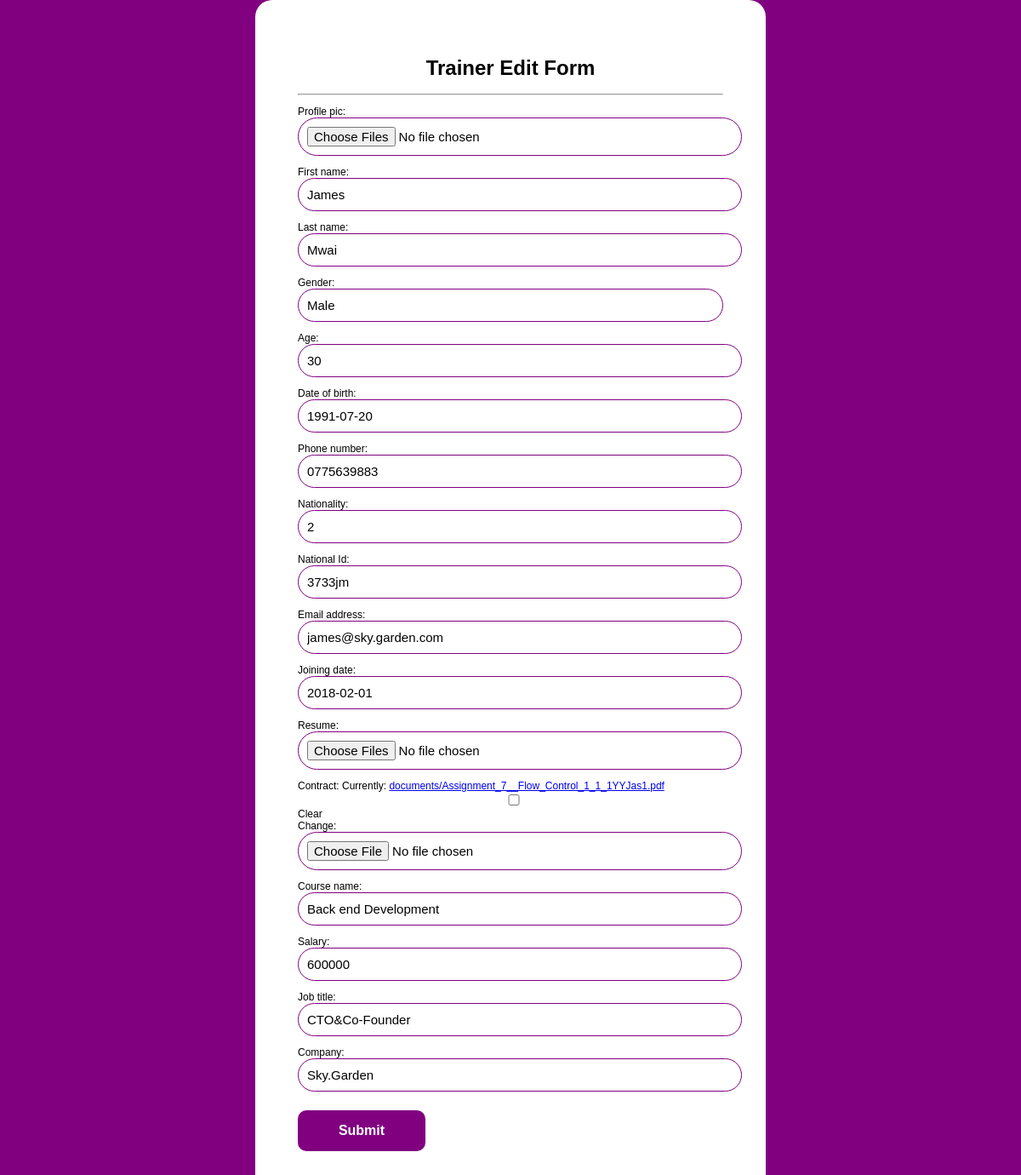
Screenshot of /trainer/edit/1/ with the database file from the repository.
### trainer/models.py (models this page shows)
class Trainer(models.Model):
    profile_pic = models.ImageField(upload_to = 'images/')
    first_name=models.CharField(max_length=12)
    last_name=models.CharField(max_length=12)
    gender_choice=(
        ('Female','Female'),
        ('Male','Male'),
        ('3','Prefer not to say')
    )
    gender=models.CharField(max_length=8,choices=gender_choice)
    age=models.PositiveSmallIntegerField(null=True, blank=True)
    date_of_birth=models.DateField(null=True)
    phone_number=models.CharField(max_length=10)
    nationality_choice=(
        ('1','Rwandan'),
        ('2','Kenyan'),
        ('3','Ugandan'),
        ('4','SouthSudanes'),
        ('5','Sudanes')
    )
    nationality=models.CharField(max_length=15,choices=nationality_choice)
    national_Id=models.CharField(max_length=20)
    email_address=models.EmailField(null=True)
    joining_date=models.DateField(null=True)
    resume=models.FileField(upload_to="documents/",null=True)
    contract=models.FileField(upload_to="documents/",null=True, blank=True)
    course_name=models.CharField(max_length=25)
    salary=models.PositiveBigIntegerField(null=True, blank=True)
    job_title=models.CharField(max_length=25)
    company=models.CharField(max_length=30)

### trainer/views.py (the view)
# urls.py: path("edit/<int:id>/", edit_trainer, name="edit_trainer"),
def edit_trainer(request, id):
    trainer = Trainer.objects.get(id=id)
    if request.method == "POST":
        form = TrainerRegistrationForm(request.POST, instance=trainer)
        if form.is_valid():
            form.save()
        return redirect('trainer_list')
    else:
        form = TrainerRegistrationForm(instance=trainer)
    return render(request, "edit_trainer.htm", {"form":form})

### trainer/templates/edit_trainer.htm (shortened to what this page needs)
<!DOCTYPE html>
<html lang="en">
<head>
</head>
<body>
    <div class="reg">
   <center> <h1>Trainer Edit Form</h1> </center>
   <hr>
    <form method="POST" enctype="multipart/form-data">
    {{form.as_p}}
        <button type="submit" value="save">Submit</button>
    </form>
</div>
</body>
</html>

### trainer/templates/edit_trainer.htm (style rules this page uses)
body { margin:0; font-family:arial,tahoma,sans-serif; font-size:12px; font-weight:normal; direction:ltr; background:purple; background-repeat: no-repeat; }
.reg { padding:50px; width:500px; height:auto; overflow:hidden; background:white; border-radius:20px; margin: auto; }
button { background-color: purple; width: 30%; color: white; font-size: 16px; font-weight: bolder; padding: 15px; margin: 10px 0px; border: none; cursor: pointer; border-radius: 10px; }
input { width: 100%; outline: none; font-size: 15px; padding: 10px 10px; border-radius: 40px; transition: all 0.3 ease; background-color: white; border: solid 1px purple; }
select { -webkit-appearance: none; appearance: none; width: 100%; outline: none; font-size: 15px; padding: 10px 10px; border-radius: 40px; transition: all 0.3 ease; background-color: white; border: solid 1px purple; }

### rows the page displays
Trainer: first_name "James", last_name "Mwai", gender "Male", age "30", date_of_birth "1991-07-20", phone_number "0775639883", nationality "2", national_Id "3733jm", email_address "james@sky.garden.com", joining_date "2018-02-01", course_name "Back end Development", salary "600000", job_title "CTO&Co-Founder", company "Sky.Garden"
